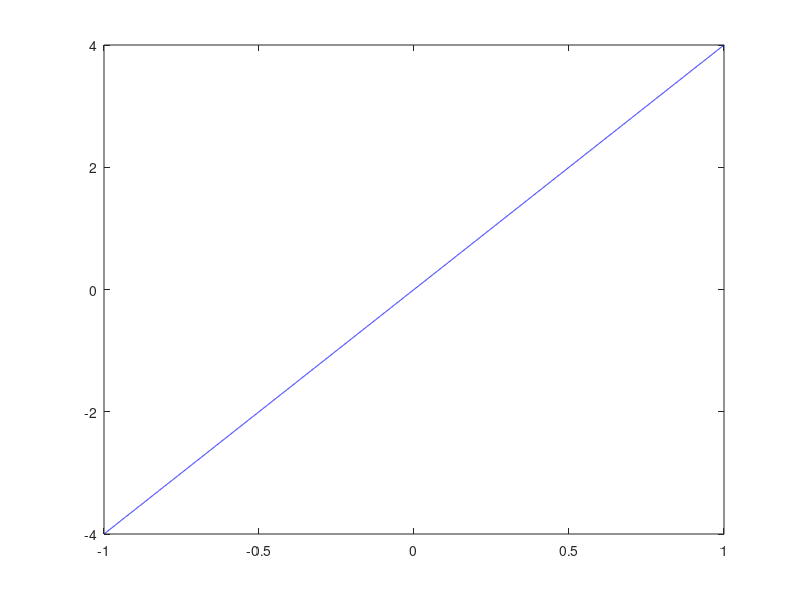

This chart was generated by the following MATLAB code:
clear; clc; close all

T = 1;

kMax = 5;
domT = -1:0.0001:1;

k = 0:kMax;
F = @(t) 4*t;
testF = F(domT);

plot(domT,testF,'-b')